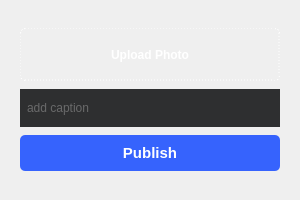
<?xml version="1.0" encoding="UTF-8"?>
<ui version="4.0">
 <class>AddStory</class>
 <widget class="QDialog" name="AddStory">
  <property name="geometry">
   <rect>
    <x>0</x>
    <y>0</y>
    <width>300</width>
    <height>200</height>
   </rect>
  </property>
  <property name="maximumSize">
   <size>
    <width>300</width>
    <height>200</height>
   </size>
  </property>
  <property name="windowTitle">
   <string>Dialog</string>
  </property>
  <property name="styleSheet">
   <string notr="true">#AddStory{
border-image: url(:/imgs/welcomePic.png);
}</string>
  </property>
  <layout class="QVBoxLayout" name="verticalLayout_2">
   <item>
    <widget class="QGroupBox" name="verticalGroupBox">
     <property name="styleSheet">
      <string notr="true">border:none;</string>
     </property>
     <layout class="QVBoxLayout" name="verticalLayout">
      <property name="spacing">
       <number>0</number>
      </property>
      <item>
       <widget class="QPushButton" name="pushButton">
        <property name="minimumSize">
         <size>
          <width>0</width>
          <height>53</height>
         </size>
        </property>
        <property name="cursor">
         <cursorShape>PointingHandCursor</cursorShape>
        </property>
        <property name="styleSheet">
         <string notr="true">background : transparent;
border:1px dotted white; 
color : white ; 
font-weight:bold ;
border-radius:5px;</string>
        </property>
        <property name="text">
         <string>Upload Photo</string>
        </property>
       </widget>
      </item>
      <item>
       <widget class="QLineEdit" name="lineEdit">
        <property name="minimumSize">
         <size>
          <width>0</width>
          <height>38</height>
         </size>
        </property>
        <property name="styleSheet">
         <string notr="true">padding:5px;
background : rgb(46, 47, 48);
color : rgb(163, 163, 163)</string>
        </property>
        <property name="placeholderText">
         <string>add caption</string>
        </property>
       </widget>
      </item>
      <item>
       <widget class="QPushButton" name="pushButton_2">
        <property name="minimumSize">
         <size>
          <width>0</width>
          <height>36</height>
         </size>
        </property>
        <property name="styleSheet">
         <string notr="true">background : rgb(54, 99, 253);
color :white ; 
font-weight : bold ; 
font-size : 15px;
border-radius : 5px;</string>
        </property>
        <property name="text">
         <string>Publish</string>
        </property>
       </widget>
      </item>
     </layout>
    </widget>
   </item>
  </layout>
 </widget>
 <resources/>
 <connections/>
</ui>
